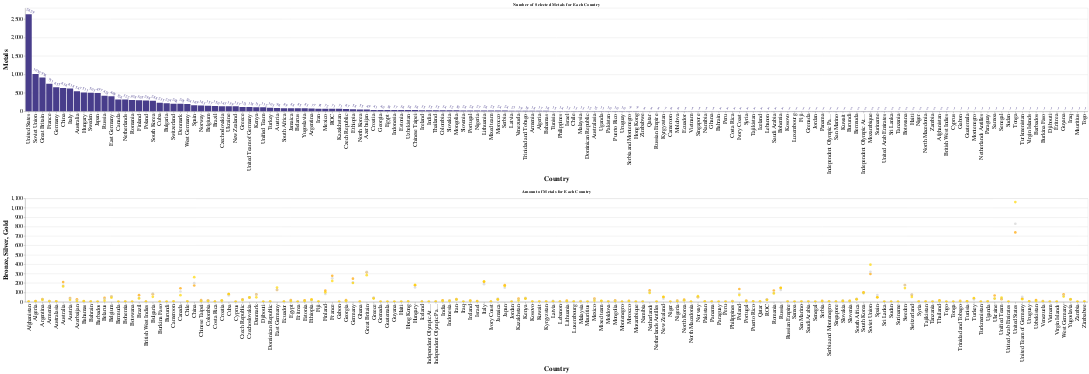

The cell this chart's notebook holds for it:
### Code cell
LF = 16
TF = 20

#setup for params/transformations
cntry = Medals['NOC'].unique()

brush_bar = alt.selection_interval()

single = alt.selection_point(on='mouseover')

dropdown = alt.binding_select(
    options=['Total', 'Gold', 'Silver', 'Bronze'],
    name='Medal (Bar Chart) '
)

ycol_param = alt.param(
    bind=dropdown,
    value='Total'  # Set default value
)

#creating the bar chart


# Creating the bar chart
bar = alt.Chart(Medals, title='Number of Selected Metals for Each Country').mark_bar().encode(
    x=alt.X('NOC:N', sort='-y', title='Country', axis=alt.Axis(labelFont='Book Antiqua', titleFont='Book Antiqua', labelFontSize=LF, titleFontSize=TF)),
    y=alt.Y('y:Q', title='Metals', axis=alt.Axis(labelFont='Book Antiqua', titleFont='Book Antiqua', labelFontSize=LF, titleFontSize=TF)),
    color=alt.condition(single, alt.value('DarkSlateBlue'), alt.value('lightgray'))
).transform_calculate(
    y=f'datum[{ycol_param.name}]'
).add_params(ycol_param, single)

text = bar.mark_text(
    align='center',
    baseline='middle',
    dy=-10,  # Adjust the position of the text
    color='DarkSlateBlue',
    fontSize=11,
    font='Book Antiqua',
    angle=25  # Rotate text slightly
).encode(
    text=alt.Text('y:Q')
)

# Layering the bar chart with text
final_bars = alt.layer(bar, text).interactive()

LF = 16
TF = 20

#create base to make scatters for each metal
base = alt.Chart(Medals, title = 'Amount of Metals for Each Country').mark_circle(size=60)

gld = base.encode(
    x=alt.X('NOC:N', title='Country', axis=alt.Axis(labelFont='Book Antiqua', titleFont='Book Antiqua', labelFontSize=LF, titleFontSize=TF)),
    y='Gold:Q', 
    color = alt.condition(brush_bar, alt.value('gold'), alt.value("dimgray")),
    tooltip = 'Gold'
)

svr = base.encode(
    x=alt.X('NOC:N', axis=alt.Axis(labelFont='Book Antiqua', titleFont='Book Antiqua', labelFontSize=LF, titleFontSize=TF)),    
    y='Silver:Q', 
    color = alt.condition(brush_bar, alt.value('lightgray'), alt.value("dimgray")),
    tooltip = 'Silver'
) + gld

brz = base.encode(
    x=alt.X('NOC:N', axis=alt.Axis(labelFont='Book Antiqua', titleFont='Book Antiqua', labelFontSize=LF, titleFontSize=TF)),
    y=alt.Y('Bronze:Q', axis=alt.Axis(labelFont='Book Antiqua', titleFont='Book Antiqua', labelFontSize=LF, titleFontSize=TF)),
    color = alt.condition(brush_bar, alt.value('orange'), alt.value("dimgray")),
    tooltip = 'Bronze'
) + svr


#show us the visualization
final_chart = final_bars.transform_filter(brush_bar) & brz.add_params(brush_bar)

final_chart.interactive()

### Figure 1 — Vega-Lite specification as saved in the notebook (floating-point values rounded to 4 significant figures; data arrays with more than 128 entries replaced by an {"elided": "..."} marker saying what was removed)
{"config": {"view": {"continuousWidth": 300, "continuousHeight": 300}}, "vconcat": [{"layer": [{"mark": {"type": "bar"}, "encoding": {"color": {"condition": {"param": "param_187", "value": "DarkSlateBlue"}, "value": "lightgray"}, "x": {"axis": {"labelFont": "Book Antiqua", "labelFontSize": 16, "titleFont": "Book Antiqua", "titleFontSize": 20}, "field": "NOC", "sort": "-y", "title": "Country", "type": "nominal"}, "y": {"axis": {"labelFont": "Book Antiqua", "labelFontSize": 16, "titleFont": "Book Antiqua", "titleFontSize": 20}, "field": "y", "title": "Metals", "type": "quantitative"}}, "name": "view_78", "title": "Number of Selected Metals for Each Country", "transform": [{"calculate": "datum[param_188]", "as": "y"}]}, {"mark": {"type": "text", "align": "center", "angle": 25, "baseline": "middle", "color": "DarkSlateBlue", "dy": -10, "font": "Book Antiqua", "fontSize": 11}, "encoding": {"color": {"condition": {"param": "param_187", "value": "DarkSlateBlue"}, "value": "lightgray"}, "text": {"field": "y", "type": "quantitative"}, "x": {"axis": {"labelFont": "Book Antiqua", "labelFontSize": 16, "titleFont": "Book Antiqua", "titleFontSize": 20}, "field": "NOC", "sort": "-y", "title": "Country", "type": "nominal"}, "y": {"axis": {"labelFont": "Book Antiqua", "labelFontSize": 16, "titleFont": "Book Antiqua", "titleFontSize": 20}, "field": "y", "title": "Metals", "type": "quantitative"}}, "title": "Number of Selected Metals for Each Country", "transform": [{"calculate": "datum[param_188]", "as": "y"}]}], "transform": [{"filter": {"param": "param_186"}}]}, {"layer": [{"mark": {"type": "circle", "size": 60}, "encoding": {"color": {"condition": {"param": "param_186", "value": "orange"}, "value": "dimgray"}, "tooltip": {"field": "Bronze", "type": "quantitative"}, "x": {"axis": {"labelFont": "Book Antiqua", "labelFontSize": 16, "titleFont": "Book Antiqua", "titleFontSize": 20}, "field": "NOC", "type": "nominal"}, "y": {"axis": {"labelFont": "Book Antiqua", "labelFontSize": 16, "titleFont": "Book Antiqua", "titleFontSize": 20}, "field": "Bronze", "type": "quantitative"}}, "name": "view_79", "title": "Amount of Metals for Each Country"}, {"layer": [{"mark": {"type": "circle", "size": 60}, "encoding": {"color": {"condition": {"param": "param_186", "value": "lightgray"}, "value": "dimgray"}, "tooltip": {"field": "Silver", "type": "quantitative"}, "x": {"axis": {"labelFont": "Book Antiqua", "labelFontSize": 16, "titleFont": "Book Antiqua", "titleFontSize": 20}, "field": "NOC", "type": "nominal"}, "y": {"field": "Silver", "type": "quantitative"}}, "title": "Amount of Metals for Each Country"}, {"mark": {"type": "circle", "size": 60}, "encoding": {"color": {"condition": {"param": "param_186", "value": "gold"}, "value": "dimgray"}, "tooltip": {"field": "Gold", "type": "quantitative"}, "x": {"axis": {"labelFont": "Book Antiqua", "labelFontSize": 16, "titleFont": "Book Antiqua", "titleFontSize": 20}, "field": "NOC", "title": "Country", "type": "nominal"}, "y": {"field": "Gold", "type": "quantitative"}}, "title": "Amount of Metals for Each Country"}]}]}], "data": {"name": "data-2025618a38c82a4548f57b0ab7c3e6bb"}, "params": [{"name": "param_188", "bind": {"input": "select", "options": ["Total", "Gold", "Silver", "Bronze"], "name": "Medal (Bar Chart) "}, "value": "Total"}, {"name": "param_187", "select": {"type": "point", "on": "mouseover"}, "views": ["view_78"]}, {"name": "param_189", "select": {"type": "interval", "encodings": ["x", "y"]}, "bind": "scales", "views": ["view_78"]}, {"name": "param_186", "select": {"type": "interval"}, "views": ["view_79"]}, {"name": "param_190", "select": {"type": "interval", "encodings": ["x", "y"]}, "bind": "scales", "views": ["view_78", "view_79"]}], "$schema": "https://vega.github.io/schema/vega-lite/v5.8.0.json", "datasets": {"data-2025618a38c82a4548f57b0ab7c3e6bb": {"elided": "154 records"}}}
